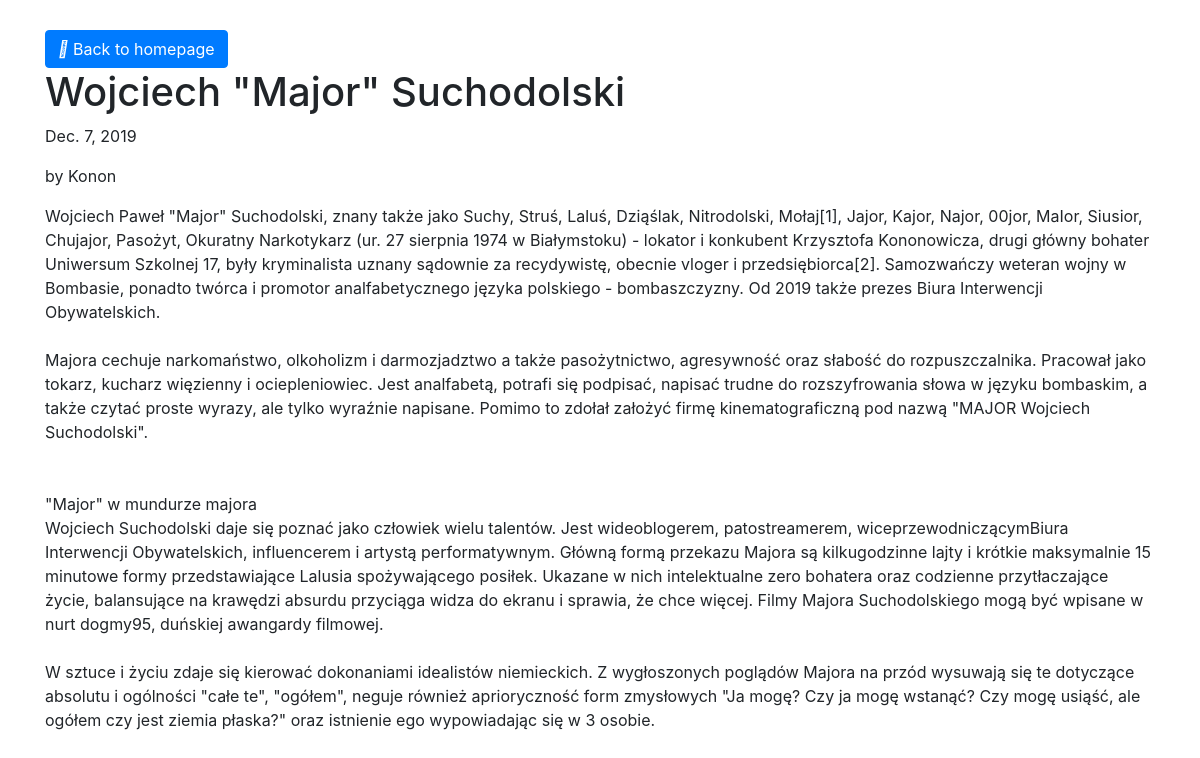
The page /posts/2 on the database its author committed.
### articles/models.py (models this page shows, shortened)
class Post(models.Model):
    title = models.CharField(max_length=200)
    author = models.ForeignKey(get_user_model(), on_delete=models.CASCADE)
    date = models.DateField(("Date"), default=datetime.datetime.now())
    body = models.TextField()

### users/models.py (models this page shows)
class CustomUser(AbstractUser):
    pass

### articles/views.py (the view)
# urls.py: path('posts/<int:pk>', views.PostDetailsView.as_view(), name='post_details'),
class PostDetailsView(DetailView):
    model = Post
    template_name = 'posts/post_details.html'

### templates/posts/post_details.html (shortened to what this page needs)
{%extends 'base.html' %}
    {%block content%}
    <a href = "{% url 'home' %}" class="btn btn-primary" >
        <i class="fas fa-arrow-left"></i>
        Back to homepage
    </a>
    <div>
        <h1>{{post.title}}</h1>
        <p>{{post.date}}</p>
        <p>by {{post.author}}</p>
        <p>{{post.body|linebreaksbr}}</p>
    </div>
    {%endblock content%}

### static/css/blog.css (style rules this page uses)
.btn { margin-right: 5px; }

### rows shown on the page
Post: title "Wojciech \"Major\" Suchodolski", date "Dec. 7, 2019", author "Konon", body "Wojciech Paweł \"Major\" Suchodolski, znany także jako Suchy, Struś, Laluś, Dziąślak, Nitrodolski, Mołaj[1], Jajor, Kajor, Najor, 00jor, MaIor, Siusior, Chujajor, Pasożyt, Okuratny Narkotykarz (ur. 27 sierpnia 1974 w Białymstoku) - lokator i konkubent Krzysztofa Kononowicza, drugi główny bohater Uniwersum Szkolnej 17, były kryminalista uznany sądownie za recydywistę, obecnie vloger i przedsiębiorca[2]. Samozwańczy weteran wojny w Bombasie, ponadto twórca i promotor analfabetycznego języka polskiego - bombaszczyzny. Od 2019 także prezes Biura Interwencji Obywatelskich. Majora cechuje narkomaństwo, olkoholizm i darmozjadztwo a także pasożytnictwo, agresywność oraz słabość do rozpuszczalnika.…"
